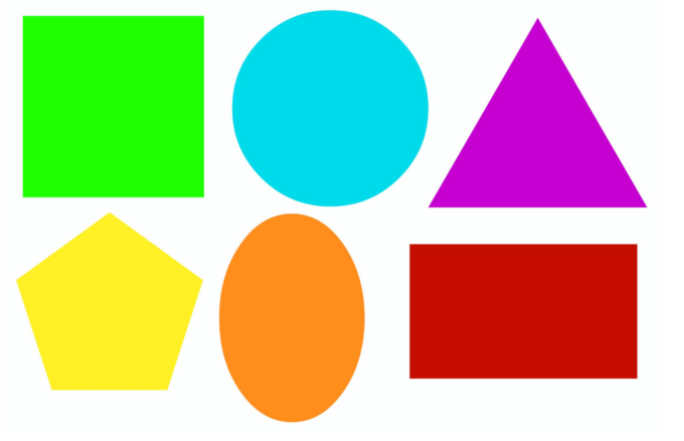
#> input picture Shape.PNG, 684 x 441 px, found by its file name
$ python 26-ProjectDetectSimpleGeometricShapes.py
#> lines starting #> are read from the running program, lines starting #| are printed output that depends on the picture; after the words box and inside, x2 and y2 are one past the last pixel; in counts of white or black regions, pixels touching at a corner belong together
import cv2
import numpy as np


img=cv2.imread('Shape.png')
#> img is the input picture: shape (441, 684, 3); mean B, G, R 161.2, 199.3, 194.1
imgray=cv2.cvtColor(img,cv2.COLOR_BGR2GRAY)
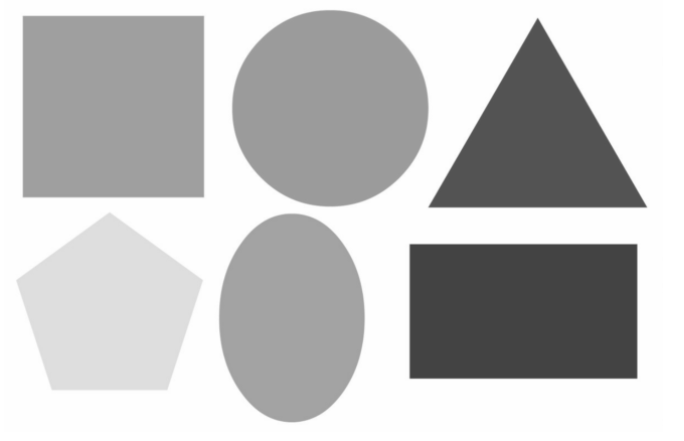
#> imgray: shape (441, 684); min 66, max 255, mean 193.3
ret,thresh=cv2.threshold(imgray,240,255,cv2.THRESH_BINARY)
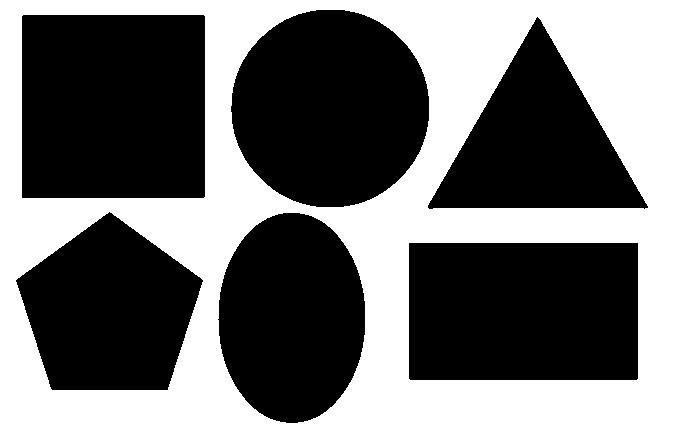
#> thresh: shape (441, 684); 45.5% white; 1 white region
contours,_=cv2.findContours(thresh,cv2.RETR_TREE,cv2.CHAIN_APPROX_NONE)
#> contours = 7 contours; box (x1, y1, x2, y2) and area: (0, 0, 684, 441) 300520, (21, 14, 206, 199) 33850, (408, 242, 639, 381) 31735, (230, 9, 430, 208) 31084, (217, 212, 366, 424) 24569, (15, 211, 204, 391) 23284, (427, 16, 649, 210) 21610
print(len(contours))
#| 7

for contour in contours:

    approx = cv2.approxPolyDP(contour, 0.01*cv2.arcLength(contour, True), True)

    cv2.drawContours(img, [approx],0,(0,255,255),5)
    x = approx.ravel()[0]
    y = approx.ravel()[1]

    font=cv2.FONT_HERSHEY_SIMPLEX
    if len(approx) == 3:
        cv2.putText(img, "Triangle", (x, y), font, .5, (0,0,0))
    elif len(approx) == 4:
        x,y,w,h=cv2.boundingRect(approx)

        wh=float(w/h)
        if wh >=0.9  and wh<= 1.1:
            cv2.putText(img, "square", (x, y), font, .5, (0,0,0))
        else :
            cv2.putText(img, "Rectangle", (x, y), font, .5, (0,0,0))
    elif len(approx) == 5:
        cv2.putText(img, "Pentagon", (x, y), font, .5, (0,0,0))
    elif 6 < len(approx) < 15:
        cv2.putText(img, "Ellipse", (x, y), font, .5, (0,0,0))
    else:
        cv2.putText(img, "Circle", (x, y), font, .5, (0,0,0))
#> this loop made 7 passes
#> (approx, w, h, wh) on passes 1, 2, 6: ([[0, 0], [0, 440], [683, 440], [683, 0]], 684, 441, 1.55), ([[408, 243], [637, 242], [638, 378], [410, 380]], 231, 139, 1.66), ([[21, 16], [203, 14], [205, 196], [22, 198]], 185, 185, 1)
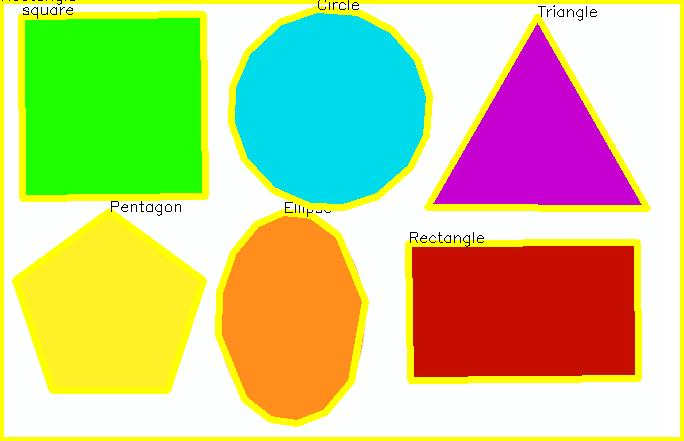
#> img: shape (441, 684, 3); 12.04% of pixels changed, all inside (x1, y1, x2, y2) = (0, 0, 684, 441)
cv2.imshow('img',img)
cv2.waitKey(0)
cv2.destroyAllWindows()
